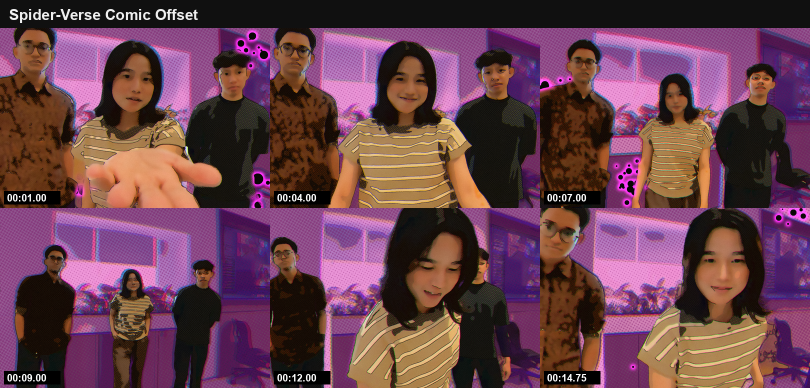
#> input picture styles/30-spiderverse-comic-offset/example.png, 1620 x 776 px (shown at 1/2 size)
$ python -i render.py   (imports and definitions only)
#> lines starting #> are read from the running program, lines starting #| are printed output that depends on the picture; after the words box and inside, x2 and y2 are one past the last pixel; in counts of white or black regions, pixels touching at a corner belong together
#> further down, picture is the input picture: shape (776, 1620, 3); mean B, G, R 78.9, 64.7, 106.2
"""Spider-Verse Comic Offset: Into/Across the Spider-Verse look, frame by frame.

usage: python -I render.py <frames_dir> <masks_dir> <out_dir> [frame numbers... | all]

People: flattened, saturated colour in 3-4 tone steps, thick black ink
contours, diagonal ink HATCHING in the shadows (cross-hatch in the deepest)
and a coarse halftone dot screen in the mid-shadows. Background: instead of
depth blur it is printed OFF-REGISTER: the cyan, magenta and yellow plates
are split apart by 10-20 px, a big halftone screen rides on top, and the
palette is pushed toward night purple/magenta/teal. Accents: Kirby-dot
clusters (black dots with a magenta/cyan glow) in the corners and glitch
frames (slice offsets, RGB split, a block re-printed in a "different
universe" palette) every ~2 s. Texture is animated ON TWOS: hatching, dot
screens, plate offsets and Kirby dots step every second frame, while the
people's pose follows the source on every frame.
"""
import os
import sys
from multiprocessing import Pool

import cv2
import numpy as np

# [1 line that did not run here, left out]
ARGS = sys.argv[4:]
if ARGS == ["all"]:
    ONLY = list(range(1, 180))
else:
    ONLY = [int(a) for a in ARGS] or [13, 49, 85, 109, 145, 178]

GLITCH = {23, 24, 47, 71, 72, 98, 121, 122, 146, 169}   # glitch frames (pairs = 2-frame hits)
KIRBY = [(1, 30), (60, 90), (110, 140), (160, 179)]       # sections with Kirby-dot energy


def ones(n):
    return (n + 1) // 2          # texture key: steps every second frame ("on twos")


def kirby_on(n):
    return any(a <= n <= b for a, b in KIRBY)


# [18 lines left out: functions dot_screen, hatch, not called in this run]


def posterize_colour(img):
    small = cv2.resize(img, None, fx=0.5, fy=0.5, interpolation=cv2.INTER_AREA)
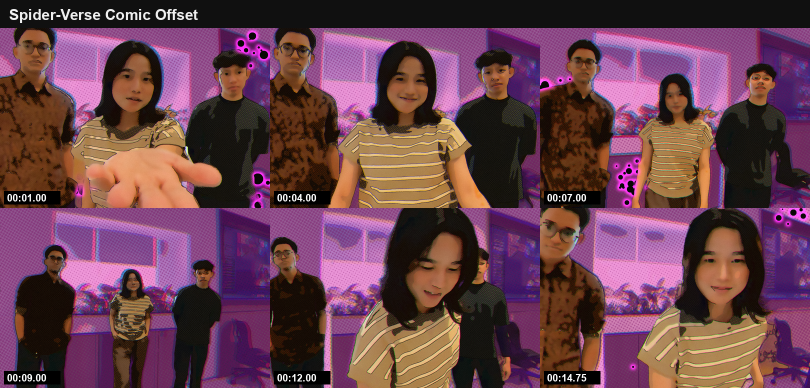
#> small: shape (388, 810, 3); mean B, G, R 79, 64.8, 106.3
    u8 = (np.clip(small, 0, 1) * 255).astype(np.uint8)
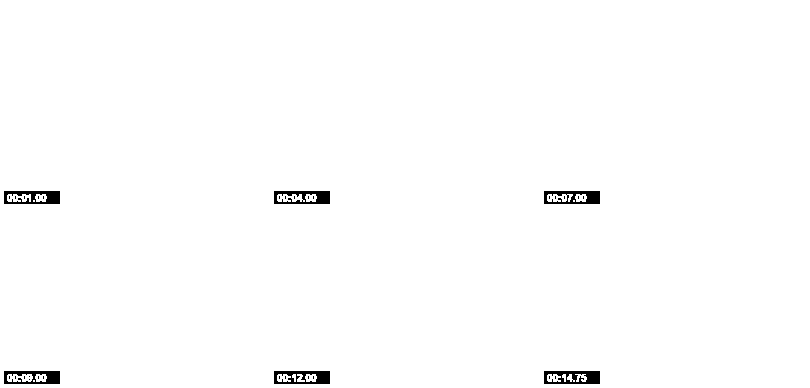
#> u8: shape (388, 810, 3); 99% white; 34 black regions (28 under 20 px), largest, box (x1, y1, x2, y2) and area: (544, 371, 600, 384) 520, (274, 371, 330, 384) 491, (4, 191, 60, 204) 488, (544, 191, 600, 204) 485, (274, 191, 330, 204) 480, (4, 371, 60, 384) 469
    for _ in range(2):
        u8 = cv2.bilateralFilter(u8, 9, 45, 7)
    sm = cv2.resize(u8, (img.shape[1], img.shape[0]), interpolation=cv2.INTER_LINEAR).astype(np.float32) / 255
    hsv = cv2.cvtColor(sm, cv2.COLOR_BGR2HSV)
#> hsv: shape (776, 1620, 3) float32; mean H, S, V 0, 0, 0.99
    hsv[..., 1] = np.clip(hsv[..., 1] * 1.55 + 0.05, 0, 1)
#> hsv: shape (776, 1620, 3) float32; mean H, S, V 0, 0.0505, 0.99
    v = hsv[..., 2]
    steps = np.array([0.16, 0.42, 0.68, 0.92], np.float32)
    idx = np.clip((v * 4).astype(int), 0, 3)
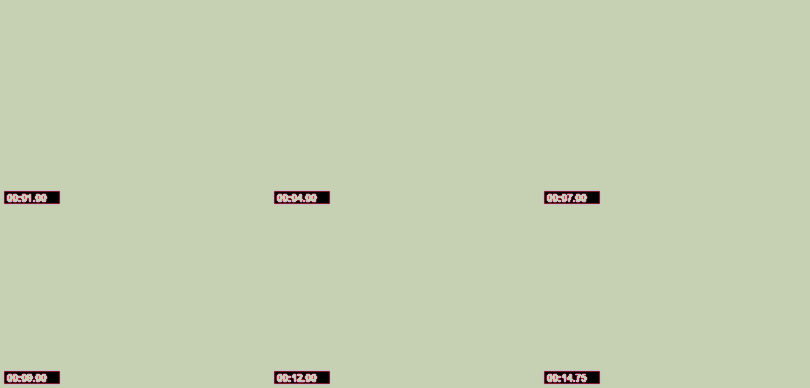
#> idx: shape (776, 1620) int64 (shown at 1/2 size); 4 distinct labels, from 0 to 3; one colour per label, 0 black
    hsv[..., 2] = steps[idx] * 0.75 + v * 0.25                    # stepped cel tones
#> hsv: shape (776, 1620, 3) float32; mean H, S, V 0, 0.0505, 0.936
    return cv2.cvtColor(hsv, cv2.COLOR_HSV2BGR), sm, v


# [129 lines left out: functions misregister, kirby, glitch, render, not called in this run]


# [5 lines not run here, left out]

>>> import cv2
>>> picture = cv2.imread('example.png')
>>> result = posterize_colour(picture)
